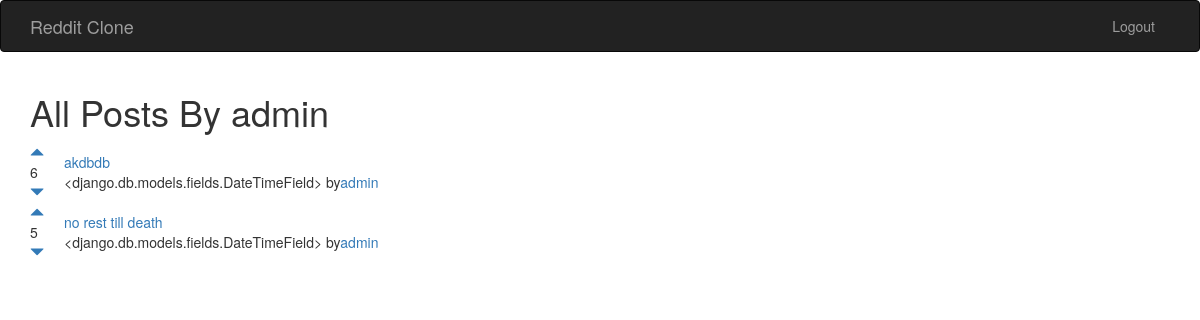
/posts/user/1 (signed in), run on the app's committed database.
### posts/models.py (models this page shows)
class Post(models.Model):
    title = models.CharField(max_length=200)
    url = models.TextField()
    pub_date = models.DateTimeField
    author = models.ForeignKey(User)
    votes_total = models.IntegerField(default = 1)

### posts/views.py (the view)
# urls.py: url(r'^user/(?P<fk>[0-9]+)', views.userposts, name="userposts"),
def userposts(request, fk):
    posts = models.Post.objects.filter(author__id=fk).order_by('-votes_total')
    author = User.objects.get(pk = fk)
    return render(request, 'posts/userposts.html', {'posts': posts, 'author':author})

### posts/templates/posts/userposts.html (shortened to what this page needs)
<!DOCTYPE html>
<html lang="en">
<head>
</head>
<body>
{% extends 'base.html' %}
{% block content %}
<h1>All Posts By {{ author.username }}</h1>
{% for post in posts.all %}
    <table>
    <tr>
        <td style = "padding-right: 20px;"><a href="#" onClick="document.getElementById('upvote{{ post.id }}').submit()"><span class = "glyphicon glyphicon-triangle-top" aria-hidden = "true"></span></a><br/>{{ post.votes_total }}<br/><a href="#" onClick="document.getElementById('downvote{{ post.id }}').submit()"><span class = "glyphicon glyphicon-triangle-bottom" aria-hidden = "true"></span></a></td>
        <td><a href="{{ post.url }}">{{ post.title }}</a><br/>{{ post.pub_date }} by<a href = "{% url 'posts:userposts' post.author.id %}">{{ post.author.username }}</a></td>
    </tr>
    </table>
{% endfor %}
</body>
{% endblock %}

### data on the page
Post: votes_total "6", title "akdbdb", pub_date "<django.db.models.fields.DateTimeField>", author.username "admin"
Post: votes_total "5", title "no rest till death", pub_date "<django.db.models.fields.DateTimeField>", author.username "admin"

### other printed values
{{ author.username }} "admin"
